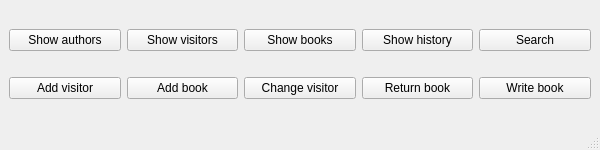
<?xml version="1.0" encoding="UTF-8"?>
<ui version="4.0">
 <class>MainWindow</class>
 <widget class="QMainWindow" name="MainWindow">
  <property name="geometry">
   <rect>
    <x>0</x>
    <y>0</y>
    <width>600</width>
    <height>150</height>
   </rect>
  </property>
  <property name="windowTitle">
   <string>MainWindow</string>
  </property>
  <widget class="QWidget" name="centralwidget">
   <layout class="QVBoxLayout" name="verticalLayout">
    <item>
     <layout class="QHBoxLayout" name="horizontalLayout">
      <item>
       <widget class="QPushButton" name="show_author">
        <property name="text">
         <string>Show authors</string>
        </property>
       </widget>
      </item>
      <item>
       <widget class="QPushButton" name="show_visitors">
        <property name="text">
         <string>Show visitors</string>
        </property>
       </widget>
      </item>
      <item>
       <widget class="QPushButton" name="show_books">
        <property name="text">
         <string>Show books</string>
        </property>
       </widget>
      </item>
      <item>
       <widget class="QPushButton" name="show_history">
        <property name="text">
         <string>Show history</string>
        </property>
       </widget>
      </item>
      <item>
       <widget class="QPushButton" name="search_book_by_name">
        <property name="text">
         <string>Search</string>
        </property>
       </widget>
      </item>
     </layout>
    </item>
    <item>
     <layout class="QHBoxLayout" name="horizontalLayout_2">
      <item>
       <widget class="QPushButton" name="add_visitor">
        <property name="text">
         <string>Add visitor</string>
        </property>
       </widget>
      </item>
      <item>
       <widget class="QPushButton" name="add_book">
        <property name="text">
         <string>Add book</string>
        </property>
       </widget>
      </item>
      <item>
       <widget class="QPushButton" name="change_visitor">
        <property name="text">
         <string>Change visitor</string>
        </property>
       </widget>
      </item>
      <item>
       <widget class="QPushButton" name="add_remove_date">
        <property name="text">
         <string>Return book</string>
        </property>
       </widget>
      </item>
      <item>
       <widget class="QPushButton" name="write_book_on_visitor">
        <property name="text">
         <string>Write book</string>
        </property>
       </widget>
      </item>
     </layout>
    </item>
   </layout>
  </widget>
  <widget class="QStatusBar" name="statusbar"/>
 </widget>
 <resources/>
 <connections/>
</ui>
